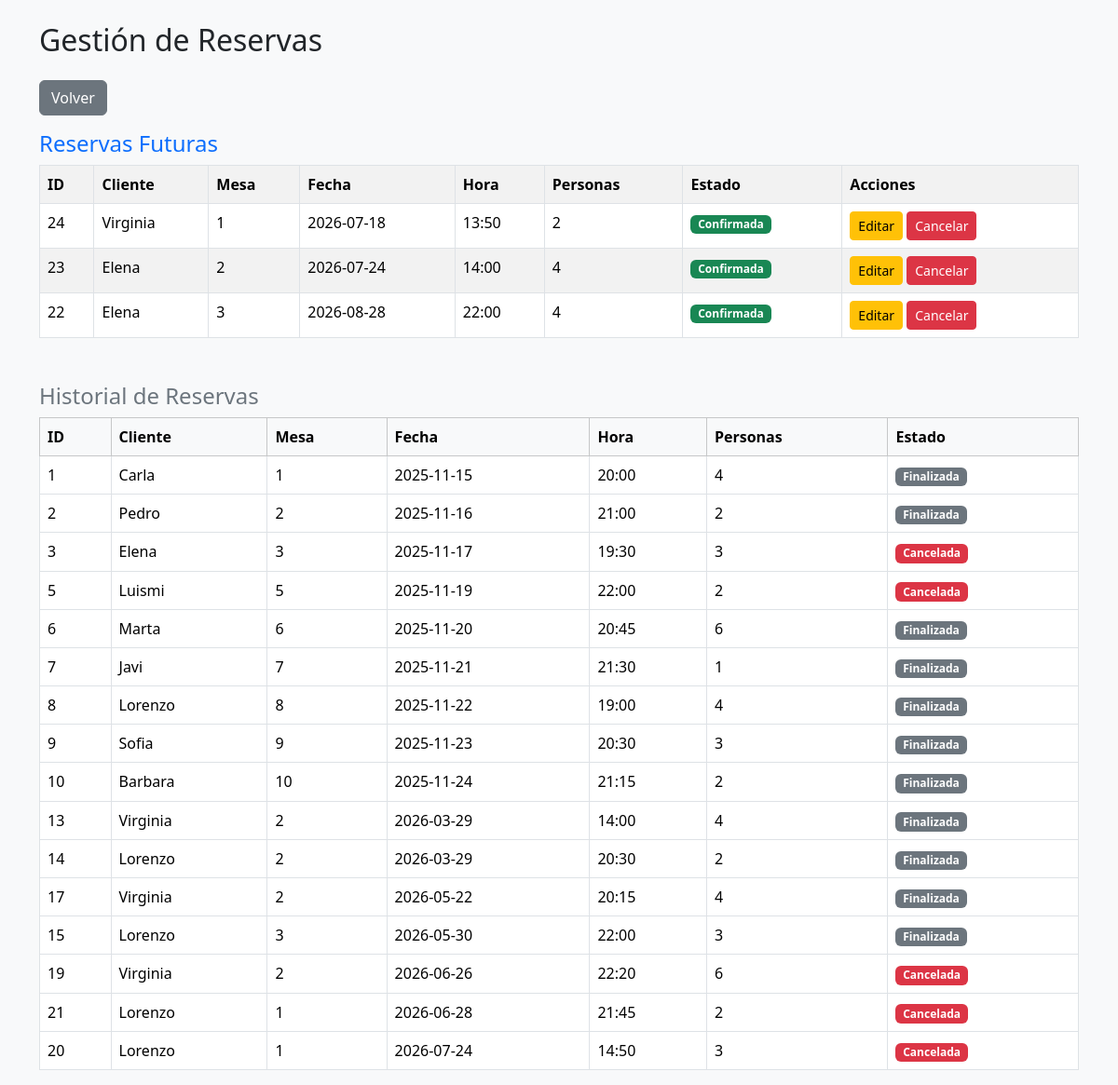
Page /admin_reservas.php (signed in) on the committed database.
### tables this page shows
CREATE TABLE `reserva` (
  `Id_Reserva` int(11) NOT NULL,
  `Id_Usuario` int(11) DEFAULT NULL,
  `Id_mesa` int(11) DEFAULT NULL,
  `fecha` date DEFAULT NULL,
  `hora` varchar(10) DEFAULT NULL,
  `n_personas` int(11) DEFAULT NULL,
  `estado` varchar(20) DEFAULT NULL,
  `nombre` varchar(100) DEFAULT NULL,
  `email` varchar(100) DEFAULT NULL,
  `telefono` varchar(20) DEFAULT NULL,
  `notas` text DEFAULT NULL
);

CREATE TABLE `usuario` (
  `Id_Usuario` int(11) NOT NULL,
  `nombre` varchar(100) DEFAULT NULL,
  `email` varchar(100) DEFAULT NULL,
  `contrasena` varchar(255) DEFAULT NULL,
  `telefono` varchar(20) DEFAULT NULL,
  `rol` varchar(20) DEFAULT NULL,
  `activo` tinyint(1) NOT NULL DEFAULT 1
);

### admin_reservas.php (the view, shortened to what this page needs)
<?php
require_once "conexion.php";
$sql = "SELECT
            r.Id_Reserva,
            u.nombre AS nombre_usuario,
            r.Id_mesa,
            r.fecha,
            r.hora,
            r.n_personas,
            r.estado
        FROM reserva r
        INNER JOIN usuario u ON r.Id_Usuario = u.Id_Usuario
        ORDER BY r.fecha ASC, r.hora ASC";
$resultado = $conn->query($sql);
$reservas_futuras = [];
$reservas_pasadas = [];
$hoy = date("Y-m-d");
while ($fila = $resultado->fetch_assoc()) {
    if ($fila['estado'] === "cancelada") {
        $reservas_pasadas[] = $fila;
        continue;
    }
    if ($fila['fecha'] >= $hoy) {
        $reservas_futuras[] = $fila;
    } else {
        $reservas_pasadas[] = $fila;
    }
}
function badgeEstado($estado, $fecha) {
    $hoy = date("Y-m-d");
    if ($fecha < $hoy && $estado !== "cancelada") {
        return '<span class="badge bg-secondary">Finalizada</span>';
    }
    switch ($estado) {
        case "confirmada": return '<span class="badge bg-success">Confirmada</span>';
        case "cancelada": return '<span class="badge bg-danger">Cancelada</span>';
    }
}
?>
<!DOCTYPE html>
<html>
<head>
    <link rel="stylesheet" href="https://cdn.jsdelivr.net/npm/bootstrap@5.3.2/dist/css/bootstrap.min.css">
</head>
<body class="bg-light">
<div class="container mt-4">
    <h2 class="mb-4">Gestión de Reservas</h2>
    <a href="admin.php" class="btn btn-secondary mb-3">Volver</a>
    <h4 class="text-primary">Reservas Futuras</h4>
    <table class="table table-bordered table-striped mb-5">
        <tr>
            <th>ID</th>
            <th>Cliente</th>
            <th>Mesa</th>
            <th>Fecha</th>
            <th>Hora</th>
            <th>Personas</th>
            <th>Estado</th>
            <th>Acciones</th>
        </tr>
        <?php if (empty($reservas_futuras)): ?>
            <tr><td colspan="8" class="text-center text-muted">No hay reservas futuras</td></tr>
        <?php else: ?>
            <?php foreach ($reservas_futuras as $r): ?>
            <tr>
                <td><?= $r['Id_Reserva'] ?></td>
                <td><?= $r['nombre_usuario'] ?></td>
                <td><?= $r['Id_mesa'] ?></td>
                <td><?= $r['fecha'] ?></td>
                <td><?= $r['hora'] ?></td>
                <td><?= $r['n_personas'] ?></td>
                <td><?= badgeEstado($r['estado'], $r['fecha']) ?></td>
                <td>
                    <?php if ($r['estado'] !== "cancelada"): ?>
                        <a href="reserva_editar.php?id=<?= $r['Id_Reserva'] ?>"
                           class="btn btn-warning btn-sm">Editar</a>
                        <a href="reserva_eliminar.php?id=<?= $r['Id_Reserva'] ?>"
                           class="btn btn-danger btn-sm"
                           onclick="return confirm('¿Cancelar esta reserva?');">
                           Cancelar
                        </a>
                    <?php else: ?>
                        <span class="text-muted">Sin acciones</span>
                    <?php endif; ?>
                </td>
            </tr>
            <?php endforeach; ?>
        <?php endif; ?>
    </table>
    <h4 class="text-secondary">Historial de Reservas</h4>
    <table class="table table-bordered" style="background-color:#f8f9fa;">
        <tr class="table-light">
            <th>ID</th>
            <th>Cliente</th>
            <th>Mesa</th>
            <th>Fecha</th>
            <th>Hora</th>
            <th>Personas</th>
            <th>Estado</th>
        </tr>
        <?php if (empty($reservas_pasadas)): ?>
            <tr><td colspan="7" class="text-center text-muted">No hay historial</td></tr>
        <?php else: ?>
            <?php foreach ($reservas_pasadas as $r): ?>
            <tr class="text-muted">
                <td><?= $r['Id_Reserva'] ?></td>
                <td><?= $r['nombre_usuario'] ?></td>
                <td><?= $r['Id_mesa'] ?></td>
                <td><?= $r['fecha'] ?></td>
                <td><?= $r['hora'] ?></td>
                <td><?= $r['n_personas'] ?></td>
                <td><?= badgeEstado($r['estado'], $r['fecha']) ?></td>
            </tr>
            <?php endforeach; ?>
        <?php endif; ?>
    </table>
</div>
</body>
</html>

### rows in the picture
reserva: Id_Reserva "24", Id_Usuario.nombre "Virginia", Id_mesa "1", fecha "2026-07-18", hora "13:50", n_personas "2", estado "Confirmada"
reserva: Id_Reserva "23", Id_Usuario.nombre "Elena", Id_mesa "2", fecha "2026-07-24", hora "14:00", n_personas "4", estado "Confirmada"
reserva: Id_Reserva "22", Id_Usuario.nombre "Elena", Id_mesa "3", fecha "2026-08-28", hora "22:00", n_personas "4", estado "Confirmada"
reserva: Id_Reserva "1", Id_Usuario.nombre "Carla", Id_mesa "1", fecha "2025-11-15", hora "20:00", n_personas "4", estado "Finalizada"
reserva: Id_Reserva "2", Id_Usuario.nombre "Pedro", Id_mesa "2", fecha "2025-11-16", hora "21:00", n_personas "2", estado "Finalizada"
reserva: Id_Reserva "3", Id_Usuario.nombre "Elena", Id_mesa "3", fecha "2025-11-17", hora "19:30", n_personas "3", estado "Cancelada"
reserva: Id_Reserva "5", Id_Usuario.nombre "Luismi", Id_mesa "5", fecha "2025-11-19", hora "22:00", n_personas "2", estado "Cancelada"
reserva: Id_Reserva "6", Id_Usuario.nombre "Marta", Id_mesa "6", fecha "2025-11-20", hora "20:45", n_personas "6", estado "Finalizada"
reserva: Id_Reserva "7", Id_Usuario.nombre "Javi", Id_mesa "7", fecha "2025-11-21", hora "21:30", n_personas "1", estado "Finalizada"
reserva: Id_Reserva "8", Id_Usuario.nombre "Lorenzo", Id_mesa "8", fecha "2025-11-22", hora "19:00", n_personas "4", estado "Finalizada"
reserva: Id_Reserva "9", Id_Usuario.nombre "Sofia", Id_mesa "9", fecha "2025-11-23", hora "20:30", n_personas "3", estado "Finalizada"
reserva: Id_Reserva "10", Id_Usuario.nombre "Barbara", Id_mesa "10", fecha "2025-11-24", hora "21:15", n_personas "2", estado "Finalizada"
reserva: Id_Reserva "13", Id_Usuario.nombre "Virginia", Id_mesa "2", fecha "2026-03-29", hora "14:00", n_personas "4", estado "Finalizada"
reserva: Id_Reserva "14", Id_Usuario.nombre "Lorenzo", Id_mesa "2", fecha "2026-03-29", hora "20:30", n_personas "2", estado "Finalizada"
reserva: Id_Reserva "17", Id_Usuario.nombre "Virginia", Id_mesa "2", fecha "2026-05-22", hora "20:15", n_personas "4", estado "Finalizada"
reserva: Id_Reserva "15", Id_Usuario.nombre "Lorenzo", Id_mesa "3", fecha "2026-05-30", hora "22:00", n_personas "3", estado "Finalizada"
reserva: Id_Reserva "19", Id_Usuario.nombre "Virginia", Id_mesa "2", fecha "2026-06-26", hora "22:20", n_personas "6", estado "Cancelada"
reserva: Id_Reserva "21", Id_Usuario.nombre "Lorenzo", Id_mesa "1", fecha "2026-06-28", hora "21:45", n_personas "2", estado "Cancelada"
reserva: Id_Reserva "20", Id_Usuario.nombre "Lorenzo", Id_mesa "1", fecha "2026-07-24", hora "14:50", n_personas "3", estado "Cancelada"
